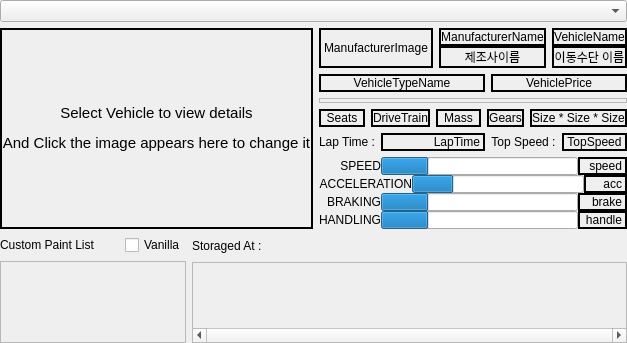
        <widget class="QWidget" name="VehicleViewer">
         <property name="enabled">
          <bool>true</bool>
         </property>
         <attribute name="title">
          <string>Vehicle Viewer</string>
         </attribute>
         <layout class="QHBoxLayout" name="horizontalLayout_6">
          <property name="leftMargin">
           <number>0</number>
          </property>
          <property name="topMargin">
           <number>0</number>
          </property>
          <property name="rightMargin">
           <number>0</number>
          </property>
          <property name="bottomMargin">
           <number>0</number>
          </property>
          <item>
           <layout class="QVBoxLayout" name="VehicleViewerTotalLayout" stretch="1,13,7">
            <item>
             <widget class="QComboBox" name="VehicleSearchBarComboBox"/>
            </item>
            <item>
             <layout class="QHBoxLayout" name="TopVehicleImageAndInfoLayout" stretch="11,9">
              <item>
               <widget class="ImageFittingLabel" name="VehicleImageLabel">
                <property name="autoFillBackground">
                 <bool>false</bool>
                </property>
                <property name="frameShape">
                 <enum>QFrame::Shape::Box</enum>
                </property>
                <property name="frameShadow">
                 <enum>QFrame::Shadow::Plain</enum>
                </property>
                <property name="lineWidth">
                 <number>2</number>
                </property>
                <property name="midLineWidth">
                 <number>0</number>
                </property>
                <property name="text">
                 <string>&lt;html&gt;&lt;head/&gt;&lt;body&gt;&lt;p align=&quot;center&quot;&gt;&lt;span style=&quot; font-size:11pt;&quot;&gt;Select Vehicle to view details&lt;/span&gt;&lt;/p&gt;&lt;p align=&quot;center&quot;&gt;&lt;span style=&quot; font-size:11pt;&quot;&gt;And Click the image appears here to change it&lt;/span&gt;&lt;/p&gt;&lt;/body&gt;&lt;/html&gt;</string>
                </property>
                <property name="alignment">
                 <set>Qt::AlignmentFlag::AlignCenter</set>
                </property>
               </widget>
              </item>
              <item>
               <layout class="QVBoxLayout" name="TotalVehicleInfoTextLayout" stretch="8,4,4,3,3,9">
                <property name="bottomMargin">
                 <number>0</number>
                </property>
                <item>
                 <layout class="QHBoxLayout" name="VehicleNameLayout" stretch="11,9">
                  <property name="rightMargin">
                   <number>0</number>
                  </property>
                  <item>
                   <layout class="QHBoxLayout" name="VehicleNameBarLeftLayout" stretch="1,1">
                    <item>
                     <widget class="ImageMinLabel" name="ManufacturerImageLabel">
                      <property name="frameShape">
                       <enum>QFrame::Shape::Box</enum>
                      </property>
                      <property name="lineWidth">
                       <number>2</number>
                      </property>
                      <property name="text">
                       <string>ManufacturerImage</string>
                      </property>
                      <property name="margin">
                       <number>5</number>
                      </property>
                     </widget>
                    </item>
                    <item>
                     <layout class="QVBoxLayout" name="ManufacturerGroupLayout">
                      <property name="spacing">
                       <number>0</number>
                      </property>
                      <item>
                       <widget class="QLabel" name="ManufacturerNameLabel">
                        <property name="frameShape">
                         <enum>QFrame::Shape::Box</enum>
                        </property>
                        <property name="lineWidth">
                         <number>2</number>
                        </property>
                        <property name="text">
                         <string>ManufacturerName</string>
                        </property>
                        <property name="alignment">
                         <set>Qt::AlignmentFlag::AlignCenter</set>
                        </property>
                       </widget>
                      </item>
                      <item>
                       <widget class="QLabel" name="ManuKORnameLabel">
                        <property name="frameShape">
                         <enum>QFrame::Shape::Box</enum>
                        </property>
                        <property name="lineWidth">
                         <number>2</number>
                        </property>
                        <property name="text">
                         <string>제조사이름</string>
                        </property>
                        <property name="alignment">
                         <set>Qt::AlignmentFlag::AlignCenter</set>
                        </property>
                       </widget>
                      </item>
                     </layout>
                    </item>
                   </layout>
                  </item>
                  <item>
                   <layout class="QVBoxLayout" name="VehicleNameGroupLayout">
                    <property name="spacing">
                     <number>0</number>
                    </property>
                    <item>
                     <widget class="QLabel" name="VehicleNameLabel">
                      <property name="frameShape">
                       <enum>QFrame::Shape::Box</enum>
                      </property>
                      <property name="lineWidth">
                       <number>2</number>
                      </property>
                      <property name="text">
                       <string>VehicleName</string>
                      </property>
                      <property name="alignment">
                       <set>Qt::AlignmentFlag::AlignCenter</set>
                      </property>
                     </widget>
                    </item>
                    <item>
                     <widget class="QLabel" name="VehicleKORnameLabel">
                      <property name="frameShape">
                       <enum>QFrame::Shape::Box</enum>
                      </property>
                      <property name="lineWidth">
                       <number>2</number>
                      </property>
                      <property name="text">
                       <string>이동수단 이름</string>
                      </property>
                      <property name="alignment">
                       <set>Qt::AlignmentFlag::AlignCenter</set>
                      </property>
                     </widget>
                    </item>
                   </layout>
                  </item>
                 </layout>
                </item>
                <item>
                 <layout class="QHBoxLayout" name="VehicleInfoLayout" stretch="11,9">
                  <item>
                   <widget class="QLabel" name="VehicleTypeLabel">
                    <property name="frameShape">
                     <enum>QFrame::Shape::Box</enum>
                    </property>
                    <property name="lineWidth">
                     <number>2</number>
                    </property>
                    <property name="text">
                     <string>VehicleTypeName</string>
                    </property>
                    <property name="alignment">
                     <set>Qt::AlignmentFlag::AlignCenter</set>
                    </property>
                   </widget>
                  </item>
                  <item>
                   <widget class="QLabel" name="PriceLabel">
                    <property name="frameShape">
                     <enum>QFrame::Shape::Box</enum>
                    </property>
                    <property name="lineWidth">
                     <number>2</number>
                    </property>
                    <property name="text">
                     <string>VehiclePrice</string>
                    </property>
                    <property name="alignment">
                     <set>Qt::AlignmentFlag::AlignCenter</set>
                    </property>
                   </widget>
                  </item>
                 </layout>
                </item>
                <item>
                 <widget class="QScrollArea" name="AcquisitionScrollArea">
                  <property name="sizePolicy">
                   <sizepolicy hsizetype="Expanding" vsizetype="Ignored">
                    <horstretch>0</horstretch>
                    <verstretch>0</verstretch>
                   </sizepolicy>
                  </property>
                  <property name="verticalScrollBarPolicy">
                   <enum>Qt::ScrollBarPolicy::ScrollBarAlwaysOff</enum>
                  </property>
                  <property name="horizontalScrollBarPolicy">
                   <enum>Qt::ScrollBarPolicy::ScrollBarAlwaysOff</enum>
                  </property>
                  <property name="widgetResizable">
                   <bool>true</bool>
                  </property>
                  <widget class="QWidget" name="AcquisitionScrollAreaContents">
                   <property name="enabled">
                    <bool>true</bool>
                   </property>
                   <property name="geometry">
                    <rect>
                     <x>0</x>
                     <y>0</y>
                     <width>466</width>
                     <height>42</height>
                    </rect>
                   </property>
                   <layout class="QHBoxLayout" name="horizontalLayout_4">
                    <property name="leftMargin">
                     <number>0</number>
                    </property>
                    <property name="topMargin">
                     <number>0</number>
                    </property>
                    <property name="rightMargin">
                     <number>0</number>
                    </property>
                    <property name="bottomMargin">
                     <number>0</number>
                    </property>
                   </layout>
                  </widget>
                 </widget>
                </item>
                <item>
                 <layout class="QHBoxLayout" name="VehicleDetailsBarLayout" stretch="11,9">
                  <property name="spacing">
                   <number>6</number>
                  </property>
                  <property name="rightMargin">
                   <number>0</number>
                  </property>
                  <item>
                   <layout class="QHBoxLayout" name="DetailBarLeftLayout">
                    <property name="rightMargin">
                     <number>0</number>
                    </property>
                    <item>
                     <widget class="QLabel" name="SeatsLabel">
                      <property name="frameShape">
                       <enum>QFrame::Shape::Box</enum>
                      </property>
                      <property name="lineWidth">
                       <number>2</number>
                      </property>
                      <property name="text">
                       <string>Seats</string>
                      </property>
                      <property name="alignment">
                       <set>Qt::AlignmentFlag::AlignCenter</set>
                      </property>
                     </widget>
                    </item>
                    <item>
                     <widget class="QLabel" name="DrivetrainLabel">
                      <property name="frameShape">
                       <enum>QFrame::Shape::Box</enum>
                      </property>
                      <property name="lineWidth">
                       <number>2</number>
                      </property>
                      <property name="text">
                       <string>DriveTrain</string>
                      </property>
                      <property name="alignment">
                       <set>Qt::AlignmentFlag::AlignCenter</set>
                      </property>
                     </widget>
                    </item>
                    <item>
                     <widget class="QLabel" name="MassLabel">
                      <property name="frameShape">
                       <enum>QFrame::Shape::Box</enum>
                      </property>
                      <property name="lineWidth">
                       <number>2</number>
                      </property>
                      <property name="text">
                       <string>Mass</string>
                      </property>
                      <property name="alignment">
                       <set>Qt::AlignmentFlag::AlignCenter</set>
                      </property>
                     </widget>
                    </item>
                   </layout>
                  </item>
                  <item>
                   <layout class="QHBoxLayout" name="DetailBarRightLayout" stretch="2,3">
                    <item>
                     <widget class="QLabel" name="GearLabel">
                      <property name="frameShape">
                       <enum>QFrame::Shape::Box</enum>
                      </property>
                      <property name="lineWidth">
                       <number>2</number>
                      </property>
                      <property name="text">
                       <string>Gears</string>
                      </property>
                      <property name="alignment">
                       <set>Qt::AlignmentFlag::AlignCenter</set>
                      </property>
                     </widget>
                    </item>
                    <item>
                     <widget class="QLabel" name="SizeLabel">
                      <property name="frameShape">
                       <enum>QFrame::Shape::Box</enum>
                      </property>
                      <property name="lineWidth">
                       <number>2</number>
                      </property>
                      <property name="text">
                       <string>Size * Size * Size</string>
                      </property>
                      <property name="alignment">
                       <set>Qt::AlignmentFlag::AlignCenter</set>
                      </property>
                     </widget>
                    </item>
                   </layout>
                  </item>
                 </layout>
                </item>
                <item>
                 <layout class="QHBoxLayout" name="VehicleLaptimeBarLayout" stretch="11,9">
                  <property name="spacing">
                   <number>6</number>
                  </property>
                  <property name="leftMargin">
                   <number>0</number>
                  </property>
                  <property name="rightMargin">
                   <number>0</number>
                  </property>
                  <item>
                   <layout class="QHBoxLayout" name="LaptimeLabelLayout" stretch="1,2">
                    <item>
                     <widget class="QLabel" name="LapTimeNameLabel">
                      <property name="frameShape">
                       <enum>QFrame::Shape::NoFrame</enum>
                      </property>
                      <property name="lineWidth">
                       <number>2</number>
                      </property>
                      <property name="text">
                       <string>Lap Time :</string>
                      </property>
                      <property name="alignment">
                       <set>Qt::AlignmentFlag::AlignCenter</set>
                      </property>
                     </widget>
                    </item>
                    <item>
                     <widget class="QLabel" name="LaptimeLabel">
                      <property name="frameShape">
                       <enum>QFrame::Shape::Box</enum>
                      </property>
                      <property name="lineWidth">
                       <number>2</number>
                      </property>
                      <property name="text">
                       <string>LapTime</string>
                      </property>
                      <property name="alignment">
                       <set>Qt::AlignmentFlag::AlignRight|Qt::AlignmentFlag::AlignTrailing|Qt::AlignmentFlag::AlignVCenter</set>
                      </property>
                      <property name="margin">
                       <number>0</number>
                      </property>
                     </widget>
                    </item>
                   </layout>
                  </item>
                  <item>
                   <layout class="QHBoxLayout" name="horizontalLayout" stretch="2,3">
                    <item>
                     <widget class="QLabel" name="TopSpeedNameLabel">
                      <property name="frameShape">
                       <enum>QFrame::Shape::NoFrame</enum>
                      </property>
                      <property name="lineWidth">
                       <number>2</number>
                      </property>
                      <property name="text">
                       <string>Top Speed :</string>
                      </property>
                      <property name="alignment">
                       <set>Qt::AlignmentFlag::AlignCenter</set>
                      </property>
                     </widget>
                    </item>
                    <item>
                     <widget class="QLabel" name="TopspeedLabel">
                      <property name="frameShape">
                       <enum>QFrame::Shape::Box</enum>
                      </property>
                      <property name="lineWidth">
                       <number>2</number>
                      </property>
                      <property name="text">
                       <string>TopSpeed</string>
                      </property>
                      <property name="alignment">
                       <set>Qt::AlignmentFlag::AlignCenter</set>
                      </property>
                     </widget>
                    </item>
                   </layout>
                  </item>
                 </layout>
                </item>
                <item>
                 <layout class="QVBoxLayout" name="GraphBarGroupLayout">
                  <property name="spacing">
                   <number>0</number>
                  </property>
                  <property name="bottomMargin">
                   <number>0</number>
                  </property>
                  <item>
                   <layout class="QHBoxLayout" name="AccGraphBarLayout_2" stretch="5,16,4">
                    <item>
                     <widget class="QLabel" name="SpeedGraphNameTag">
                      <property name="frameShape">
                       <enum>QFrame::Shape::NoFrame</enum>
                      </property>
                      <property name="lineWidth">
                       <number>2</number>
                      </property>
                      <property name="text">
                       <string>SPEED</string>
                      </property>
                      <property name="alignment">
                       <set>Qt::AlignmentFlag::AlignRight|Qt::AlignmentFlag::AlignTrailing|Qt::AlignmentFlag::AlignVCenter</set>
                      </property>
                     </widget>
                    </item>
                    <item>
                     <widget class="QProgressBar" name="SpeedProgressBar">
                      <property name="sizePolicy">
                       <sizepolicy hsizetype="Expanding" vsizetype="Expanding">
                        <horstretch>0</horstretch>
                        <verstretch>0</verstretch>
                       </sizepolicy>
                      </property>
                      <property name="value">
                       <number>24</number>
                      </property>
                      <property name="textVisible">
                       <bool>false</bool>
                      </property>
                      <property name="invertedAppearance">
                       <bool>false</bool>
                      </property>
                     </widget>
                    </item>
                    <item>
                     <widget class="QLabel" name="SpeedInputLabel">
                      <property name="frameShape">
                       <enum>QFrame::Shape::Box</enum>
                      </property>
                      <property name="lineWidth">
                       <number>2</number>
                      </property>
                      <property name="text">
                       <string>speed</string>
                      </property>
                      <property name="alignment">
                       <set>Qt::AlignmentFlag::AlignRight|Qt::AlignmentFlag::AlignTrailing|Qt::AlignmentFlag::AlignVCenter</set>
                      </property>
                     </widget>
                    </item>
                   </layout>
                  </item>
                  <item>
                   <layout class="QHBoxLayout" name="AccGraphBarLayout" stretch="5,16,4">
                    <item>
                     <widget class="QLabel" name="AccGraphNameTag">
                      <property name="frameShape">
                       <enum>QFrame::Shape::NoFrame</enum>
                      </property>
                      <property name="lineWidth">
                       <number>2</number>
                      </property>
                      <property name="text">
                       <string>ACCELERATION</string>
                      </property>
                      <property name="alignment">
                       <set>Qt::AlignmentFlag::AlignRight|Qt::AlignmentFlag::AlignTrailing|Qt::AlignmentFlag::AlignVCenter</set>
                      </property>
                     </widget>
                    </item>
                    <item>
                     <widget class="QProgressBar" name="ACCProgressBar">
                      <property name="sizePolicy">
                       <sizepolicy hsizetype="Expanding" vsizetype="Expanding">
                        <horstretch>0</horstretch>
                        <verstretch>0</verstretch>
                       </sizepolicy>
                      </property>
                      <property name="value">
                       <number>24</number>
                      </property>
                      <property name="textVisible">
                       <bool>false</bool>
                      </property>
                     </widget>
                    </item>
                    <item>
                     <widget class="QLabel" name="AccInputLabel">
                      <property name="frameShape">
                       <enum>QFrame::Shape::Box</enum>
                      </property>
                      <property name="lineWidth">
                       <number>2</number>
                      </property>
                      <property name="text">
                       <string>acc</string>
                      </property>
                      <property name="alignment">
                       <set>Qt::AlignmentFlag::AlignRight|Qt::AlignmentFlag::AlignTrailing|Qt::AlignmentFlag::AlignVCenter</set>
                      </property>
                     </widget>
                    </item>
                   </layout>
                  </item>
                  <item>
                   <layout class="QHBoxLayout" name="BrakeGraphBarLayout" stretch="5,16,4">
                    <item>
                     <widget class="QLabel" name="BrakeGraphNameTag">
                      <property name="frameShape">
                       <enum>QFrame::Shape::NoFrame</enum>
                      </property>
                      <property name="lineWidth">
                       <number>2</number>
                      </property>
                      <property name="text">
                       <string>BRAKING</string>
                      </property>
                      <property name="alignment">
                       <set>Qt::AlignmentFlag::AlignRight|Qt::AlignmentFlag::AlignTrailing|Qt::AlignmentFlag::AlignVCenter</set>
                      </property>
                     </widget>
                    </item>
                    <item>
                     <widget class="QProgressBar" name="BrakeProgressBar">
                      <property name="sizePolicy">
                       <sizepolicy hsizetype="Expanding" vsizetype="Expanding">
                        <horstretch>0</horstretch>
                        <verstretch>0</verstretch>
                       </sizepolicy>
                      </property>
                      <property name="value">
                       <number>24</number>
                      </property>
                      <property name="textVisible">
                       <bool>false</bool>
                      </property>
                     </widget>
                    </item>
                    <item>
                     <widget class="QLabel" name="BrakeInputLabel">
                      <property name="frameShape">
                       <enum>QFrame::Shape::Box</enum>
                      </property>
                      <property name="lineWidth">
                       <number>2</number>
                      </property>
                      <property name="text">
                       <string>brake</string>
                      </property>
                      <property name="alignment">
                       <set>Qt::AlignmentFlag::AlignRight|Qt::AlignmentFlag::AlignTrailing|Qt::AlignmentFlag::AlignVCenter</set>
                      </property>
                     </widget>
                    </item>
                   </layout>
                  </item>
                  <item>
                   <layout class="QHBoxLayout" name="HandlingGraphBarLayout" stretch="5,16,4">
                    <item>
                     <widget class="QLabel" name="HandleGraphNameTag">
                      <property name="frameShape">
                       <enum>QFrame::Shape::NoFrame</enum>
                      </property>
                      <property name="lineWidth">
                       <number>2</number>
                      </property>
                      <property name="text">
                       <string>HANDLING</string>
                      </property>
                      <property name="alignment">
                       <set>Qt::AlignmentFlag::AlignRight|Qt::AlignmentFlag::AlignTrailing|Qt::AlignmentFlag::AlignVCenter</set>
                      </property>
                     </widget>
                    </item>
                    <item>
                     <widget class="QProgressBar" name="HandleProgressBar">
                      <property name="sizePolicy">
                       <sizepolicy hsizetype="Expanding" vsizetype="Expanding">
                        <horstretch>0</horstretch>
                        <verstretch>0</verstretch>
                       </sizepolicy>
                      </property>
                      <property name="value">
                       <number>24</number>
                      </property>
                      <property name="textVisible">
                       <bool>false</bool>
                      </property>
                     </widget>
                    </item>
                    <item>
                     <widget class="QLabel" name="HandleInputLabel">
                      <property name="frameShape">
                       <enum>QFrame::Shape::Box</enum>
                      </property>
                      <property name="lineWidth">
                       <number>2</number>
                      </property>
                      <property name="text">
                       <string>handle</string>
                      </property>
                      <property name="alignment">
                       <set>Qt::AlignmentFlag::AlignRight|Qt::AlignmentFlag::AlignTrailing|Qt::AlignmentFlag::AlignVCenter</set>
                      </property>
                     </widget>
                    </item>
                   </layout>
                  </item>
                 </layout>
                </item>
               </layout>
              </item>
             </layout>
            </item>
            <item>
             <layout class="QHBoxLayout" name="VehicleViewerBottomLayout" stretch="3,7">
              <item>
               <layout class="QVBoxLayout" name="CustomPaintGroupLayout">
                <property name="bottomMargin">
                 <number>0</number>
                </property>
                <item>
                 <layout class="QHBoxLayout" name="CustomPaintLabelLayout">
                  <item>
                   <widget class="QLabel" name="customPaintTag">
                    <property name="text">
                     <string>Custom Paint List</string>
                    </property>
                   </widget>
                  </item>
                  <item>
                   <spacer name="horizontalSpacer_2">
                    <property name="orientation">
                     <enum>Qt::Orientation::Horizontal</enum>
                    </property>
                    <property name="sizeHint" stdset="0">
                     <size>
                      <width>20</width>
                      <height>20</height>
                     </size>
                    </property>
                   </spacer>
                  </item>
                  <item>
                   <widget class="QCheckBox" name="VanilaPaintCheckBox">
                    <property name="text">
                     <string>Vanilla</string>
                    </property>
                   </widget>
                  </item>
                 </layout>
                </item>
                <item>
                 <widget class="QScrollArea" name="CustomPaintScrollArea">
                  <property name="verticalScrollBarPolicy">
                   <enum>Qt::ScrollBarPolicy::ScrollBarAlwaysOff</enum>
                  </property>
                  <property name="widgetResizable">
                   <bool>true</bool>
                  </property>
                  <widget class="QWidget" name="CustomPaintScrollAreaWidgetContents">
                   <property name="geometry">
                    <rect>
                     <x>0</x>
                     <y>0</y>
                     <width>309</width>
                     <height>170</height>
                    </rect>
                   </property>
                  </widget>
                 </widget>
                </item>
               </layout>
              </item>
              <item>
               <layout class="QVBoxLayout" name="OwnedVehicleGroupLayout">
                <property name="spacing">
                 <number>9</number>
                </property>
                <property name="topMargin">
                 <number>4</number>
                </property>
                <item>
                 <widget class="QLabel" name="OwnedVehicleInGarageTag">
                  <property name="text">
                   <string>Storaged At :</string>
                  </property>
                 </widget>
                </item>
                <item>
                 <widget class="QScrollArea" name="OwnedVehicleScrollArea">
                  <property name="verticalScrollBarPolicy">
                   <enum>Qt::ScrollBarPolicy::ScrollBarAsNeeded</enum>
                  </property>
                  <property name="horizontalScrollBarPolicy">
                   <enum>Qt::ScrollBarPolicy::ScrollBarAlwaysOn</enum>
                  </property>
                  <property name="widgetResizable">
                   <bool>true</bool>
                  </property>
                  <widget class="QWidget" name="OwnedVehicleScrollAreaWidgetContents">
                   <property name="geometry">
                    <rect>
                     <x>0</x>
                     <y>0</y>
                     <width>727</width>
                     <height>153</height>
                    </rect>
                   </property>
                   <property name="layoutDirection">
                    <enum>Qt::LayoutDirection::LeftToRight</enum>
                   </property>
                   <layout class="QHBoxLayout" name="horizontalLayout_2">
                    <property name="leftMargin">
                     <number>0</number>
                    </property>
                    <property name="topMargin">
                     <number>0</number>
                    </property>
                    <property name="rightMargin">
                     <number>0</number>
                    </property>
                    <property name="bottomMargin">
                     <number>0</number>
                    </property>
                   </layout>
                  </widget>
                 </widget>
                </item>
               </layout>
              </item>
             </layout>
            </item>
           </layout>
          </item>
         </layout>
        </widget>
